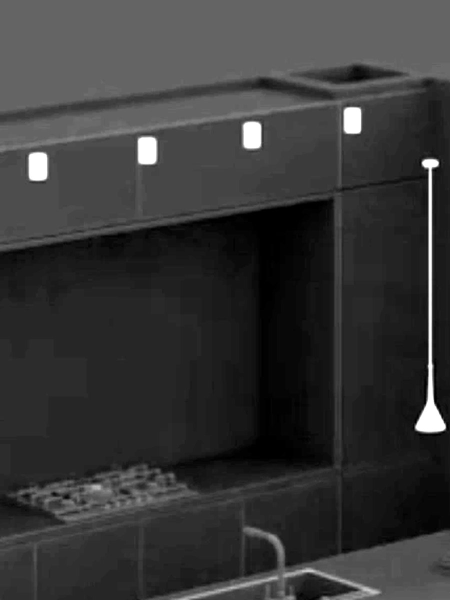
#> input picture .open-next/server-functions/default/assets-private/albums/a3-halo.jpg, 900 x 1200 px, given in place of خام.png, which was not available (shown at 1/2 size)
$ python build_layers_v3.py ../.open-next/server-functions/default/assets-private/albums/a3-halo.jpg
#> lines starting #> are read from the running program, lines starting #| are printed output that depends on the picture
#!/usr/bin/env python3
"""
Batolite v3 — build hero layers from the client's real per-light renders.

Sources (upload/):
  خام.png          raw room, all lights off (monochrome ambient) -> BASE
  سیلندر یک..چهار  same camera, one cylinder wall light on  -> pools l1..l4
  کانتر یک         same camera, island pendants on          -> pool l5 (Flute)
  لامپ بزرگ        same camera, living-room disc on         -> pool l6 (Eclipse)

Engine model (additive, faithful to the renders):
  base  = خام premultiplied on black, masked to the room domain
  pool_i= max(0, light_i - darkbase) * GAIN   (darkbase = min over the 6 lights)
  on-screen: base <canvas> + 6 pool <canvas mix-blend plus-lighter>

Outputs into assets-private/hero/:
  d-base.jpg d-l1..l6.jpg   (1280x904)
  m-base.jpg m-l1..l6.jpg   (900x816, crop x 12%..88%)
  d-allon.jpg m-allon.jpg   (pre-composited all-on, for the "scene" section)

Run with --preview to write .tmp/v3_preview.jpg instead of writing assets.
"""
import os, sys
import numpy as np
from PIL import Image, ImageDraw, ImageFont
from scipy import ndimage

UP = "/home/z/my-project/upload"
OUT_DIR = "/home/z/my-project/assets-private/hero"
TMP = "/home/z/my-project/.tmp"
PREVIEW = "--preview" in sys.argv

LIGHTS = [  # (file, key, label)
    ("سیلندر یک.png", "l1", "Tube I"),
    ("سیلندر دو.png", "l2", "Tube II"),
    ("سیلندر سه.png", "l3", "Tube III"),
    ("سیلندر چهار.png", "l4", "Tube IV"),
    ("کانتر یک.png", "l5", "Flute"),
    ("لامپ بزرگ.png", "l6", "Eclipse"),
]
GAIN = 1.7           # gentle boost so pools read against the grey ambient base
DESKTOP = (1280, 904)
MOBILE_BOX = (0.12, 0.88)   # x-range kept for the mobile crop (fraction of width)
MOBILE = (900, 816)

os.makedirs(TMP, exist_ok=True)

def load(name, size=None, box=None):
    """Load PNG, optionally crop x-range (fractions) and resize to `size`."""
#> called with name = 'خام.png', size = (1280, 904)
    im = Image.open(os.path.join(UP, name)).convert("RGBA")
    if box:
        w, h = im.size
        im = im.crop((int(w * box[0]), 0, int(w * box[1]), h))
    if size:
        im = im.resize(size, Image.LANCZOS)
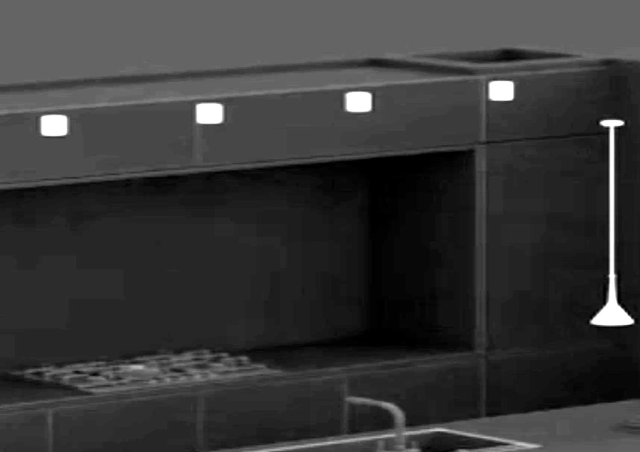
#> im: PIL image 1280x904 RGBA (shown at 1/2 size); mean R, G, B, A 54.8, 54.8, 54.8, 255
    a = np.array(im)
    return a[..., :3].astype(np.float32), a[..., 3].astype(np.float32) / 255.0

def build(size, box=None, tag="d"):
    print(f"--- building [{tag}] size={size} box={box}")
    raw_rgb, raw_a = load("خام.png", size, box)
#> raw_a: shape (904, 1280) float32; every value is 1
    lights = [(k, *load(f, size, box)) for f, k, _ in LIGHTS]
#> call 2 of load, with name = 'سیلندر یک.png', size = (1280, 904)
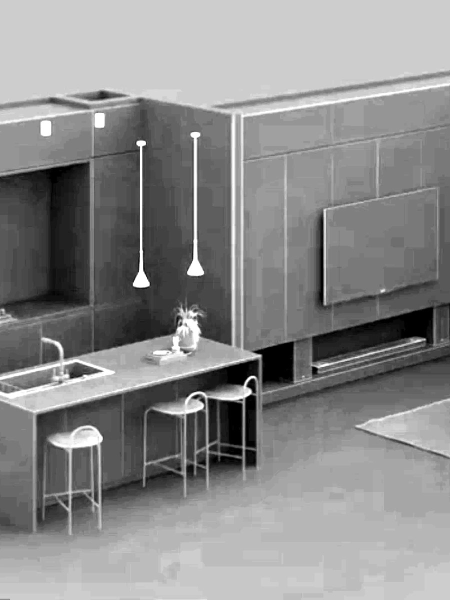
#> input picture .open-next/server-functions/default/assets-private/albums/a4-plan.jpg, 900 x 1200 px, given in place of سیلندر یک.png, which was not available (shown at 1/2 size)
#> in load (call 2), `im = im.resize(size, Image.LANCZOS)`:
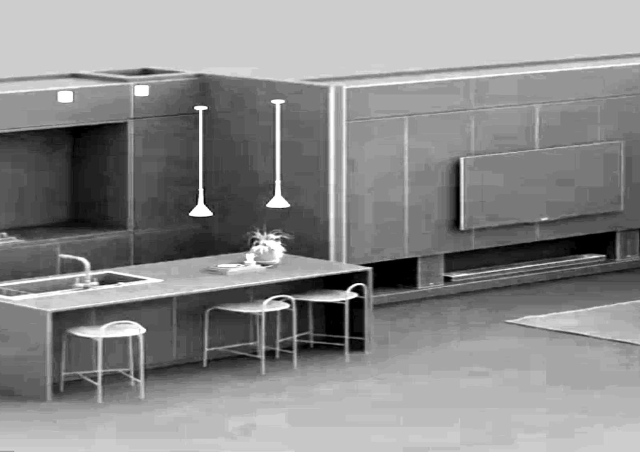
#> im: PIL image 1280x904 RGBA (shown at 1/2 size); mean R, G, B, A 138.4, 138.4, 138.4, 255

    # room domain: union of the light renders' opaque area, holes filled
    # (fills the window/curtain zone that the light exports cut away),
    # then trimmed to the raw render's own opaque area and to its alpha.
    union = np.zeros((size[1], size[0]), bool)
    for _, _, a in lights:
        union |= a >= 0.5
    domain = ndimage.binary_fill_holes(union)
    domain &= raw_a >= 0.5
    print(f"    domain={domain.mean()*100:.1f}% of frame")

    # base = خام on black
    base = raw_rgb * raw_a[..., None]
    base = np.where(domain[..., None], base, 0.0)

    # darkbase = per-channel min across the six light renders
    INF = 1e9
    stack = np.stack([np.where(a[..., None] >= 0.5, rgb, INF) for _, rgb, a in lights])
    darkbase = np.where(stack.min(axis=0) >= INF / 2, 0.0, stack.min(axis=0))
    del stack

    pools = {}
    for k, rgb, a in lights:
        pool = np.clip(rgb * a[..., None] - darkbase, 0, 255) * GAIN
        pools[k] = np.where(domain[..., None], pool, 0.0)

    allon = np.clip(base + sum(pools.values()), 0, 255)
    return base, pools, allon, domain

def save_jpg(arr, path, q=85):
    Image.fromarray(np.clip(arr, 0, 255).astype(np.uint8)).save(path, quality=q)

if PREVIEW:
    base, pools, allon, domain = build((1024, 724))
    tiles = [("base", base)] + [(k, pools[k]) for k in sorted(pools)] + [("ALL-ON", allon)]
    cols = 4
    rows = (len(tiles) + cols - 1) // cols
    tw, th = 500, 354
    sheet = Image.new("RGB", (cols * (tw + 10) + 10, rows * (th + 40) + 10), (16, 16, 16))
    d = ImageDraw.Draw(sheet)
    f = ImageFont.truetype("/usr/share/fonts/truetype/dejavu/DejaVuSans-Bold.ttf", 18)
    for i, (name, arr) in enumerate(tiles):
        im = Image.fromarray(np.clip(arr, 0, 255).astype(np.uint8)).resize((tw, th))
        x = 10 + (i % cols) * (tw + 10)
        y = 10 + (i // cols) * (th + 40)
        d.text((x, y + th + 6), name, fill=(255, 255, 100), font=f)
        sheet.paste(im, (x, y))
    sheet.save(os.path.join(TMP, "v3_preview.jpg"), quality=86)
    print("preview -> .tmp/v3_preview.jpg")
    sys.exit(0)

# ---------------- final assets ----------------
os.makedirs(OUT_DIR, exist_ok=True)
for tag, size, box in [("d", DESKTOP, None), ("m", MOBILE, MOBILE_BOX)]:
#> (the run stopped early here; a loop or call above may not have finished)
